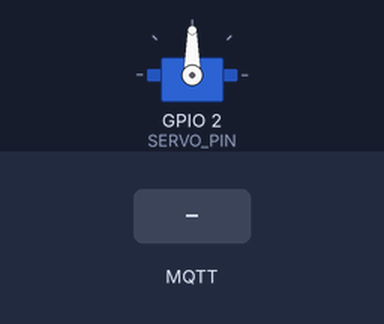
Simulated run of this sketch. Board: ESP32. Shown: servo. The test bench sets the inputs (shaded band). WiFi joins after 1.5 s; servers stay silent unless stated; no MQTT or app messages arrive unless stated.

Above: at 2.7 s.
2.8 s: MQTT message "wave" arrives on the first subscribed topic
At 2.95 s:
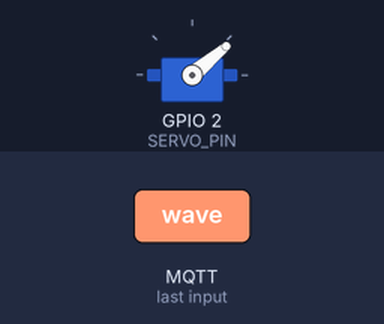
At 3.85 s:
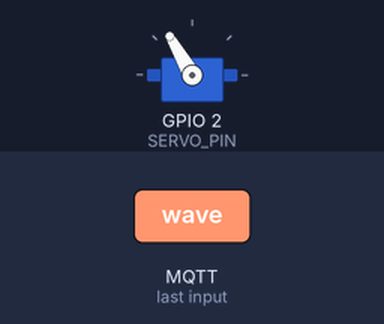
Timing chart, 0 to 6.1 s (numbered marks = the images above; inputs shaded):
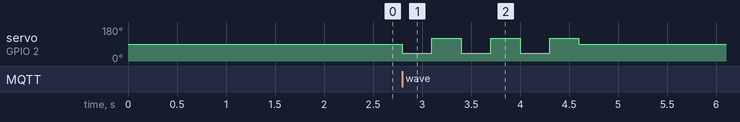

Measured:
- after the input at 2.8 s, servo on GPIO 2 (SERVO_PIN): 90° → 40° at once, then repeats every 0.60 s: 120° 0.30 s, 40° 0.30 s, until it stays 90° from 4.6 s

The sketch:

esp32_servo_mqtt.ino
```cpp
/*
  esp32_servo_mqtt.ino

  ESP32 servo control over MQTT.
  Subscribes to a command topic and performs a simple wave motion.

  Update these before uploading:
  - WIFI_SSID
  - WIFI_PASSWORD
  - MQTT_BROKER
  - DEVICE_TOPIC_CMD
  - DEVICE_TOPIC_RESP
*/

#include <WiFi.h>
#include <PubSubClient.h>
#include <ESP32Servo.h>

const char* WIFI_SSID = "ESP32-Hub";
const char* WIFI_PASSWORD = "Tryptol1n3!";
const char* MQTT_BROKER = "192.168.4.1";

const char* DEVICE_NAME = "esp32_servo_1";
const char* DEVICE_TOPIC_CMD = "servo/esp32/cmd";
const char* DEVICE_TOPIC_RESP = "servo/esp32/response";

const int SERVO_PIN = 2;   // D4 / GPIO2 in your earlier setup

WiFiClient wifiClient;
PubSubClient client(wifiClient);
Servo myServo;

void connectWiFi() {
  WiFi.begin(WIFI_SSID, WIFI_PASSWORD);
  while (WiFi.status() != WL_CONNECTED) {
    delay(500);
  }
}

void reconnectMQTT() {
  while (!client.connected()) {
    if (client.connect(DEVICE_NAME)) {
      client.subscribe(DEVICE_TOPIC_CMD);
      client.publish(DEVICE_TOPIC_RESP, "ESP32 connected");
    } else {
      delay(1000);
    }
  }
}

void doWave() {
  for (int i = 0; i < 3; i++) {
    myServo.write(40);
    delay(300);
    myServo.write(120);
    delay(300);
  }
  myServo.write(90);
}

void callback(char* topic, byte* payload, unsigned int length) {
  String msg = "";
  for (unsigned int i = 0; i < length; i++) {
    msg += (char)payload[i];
  }

  if (msg == "wave") {
    doWave();
    client.publish(DEVICE_TOPIC_RESP, "ESP32 wave complete");
  } else if (msg == "center") {
    myServo.write(90);
    client.publish(DEVICE_TOPIC_RESP, "ESP32 centered");
  } else {
    client.publish(DEVICE_TOPIC_RESP, "ESP32 unknown command");
  }
}

void setup() {
  myServo.attach(SERVO_PIN);
  myServo.write(90);

  connectWiFi();
  client.setServer(MQTT_BROKER, 1883);
  client.setCallback(callback);
}

void loop() {
  if (!client.connected()) {
    reconnectMQTT();
  }
  client.loop();
}
```
